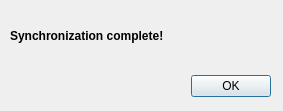
<?xml version="1.0" encoding="UTF-8"?>
<ui version="4.0">
 <class>Dialog</class>
 <widget class="QDialog" name="Dialog">
  <property name="geometry">
   <rect>
    <x>0</x>
    <y>0</y>
    <width>283</width>
    <height>111</height>
   </rect>
  </property>
  <property name="windowTitle">
   <string>Sync Success</string>
  </property>
  <widget class="QDialogButtonBox" name="buttonBox">
   <property name="geometry">
    <rect>
     <x>10</x>
     <y>70</y>
     <width>261</width>
     <height>32</height>
    </rect>
   </property>
   <property name="font">
    <font>
     <kerning>true</kerning>
    </font>
   </property>
   <property name="orientation">
    <enum>Qt::Horizontal</enum>
   </property>
   <property name="standardButtons">
    <set>QDialogButtonBox::Ok</set>
   </property>
  </widget>
  <widget class="QLabel" name="label_2">
   <property name="geometry">
    <rect>
     <x>10</x>
     <y>10</y>
     <width>261</width>
     <height>51</height>
    </rect>
   </property>
   <property name="font">
    <font>
     <weight>75</weight>
     <bold>true</bold>
    </font>
   </property>
   <property name="text">
    <string>Synchronization complete!</string>
   </property>
   <property name="wordWrap">
    <bool>true</bool>
   </property>
  </widget>
 </widget>
 <resources/>
 <connections>
  <connection>
   <sender>buttonBox</sender>
   <signal>accepted()</signal>
   <receiver>Dialog</receiver>
   <slot>accept()</slot>
   <hints>
    <hint type="sourcelabel">
     <x>248</x>
     <y>254</y>
    </hint>
    <hint type="destinationlabel">
     <x>157</x>
     <y>274</y>
    </hint>
   </hints>
  </connection>
  <connection>
   <sender>buttonBox</sender>
   <signal>rejected()</signal>
   <receiver>Dialog</receiver>
   <slot>reject()</slot>
   <hints>
    <hint type="sourcelabel">
     <x>316</x>
     <y>260</y>
    </hint>
    <hint type="destinationlabel">
     <x>286</x>
     <y>274</y>
    </hint>
   </hints>
  </connection>
 </connections>
</ui>
